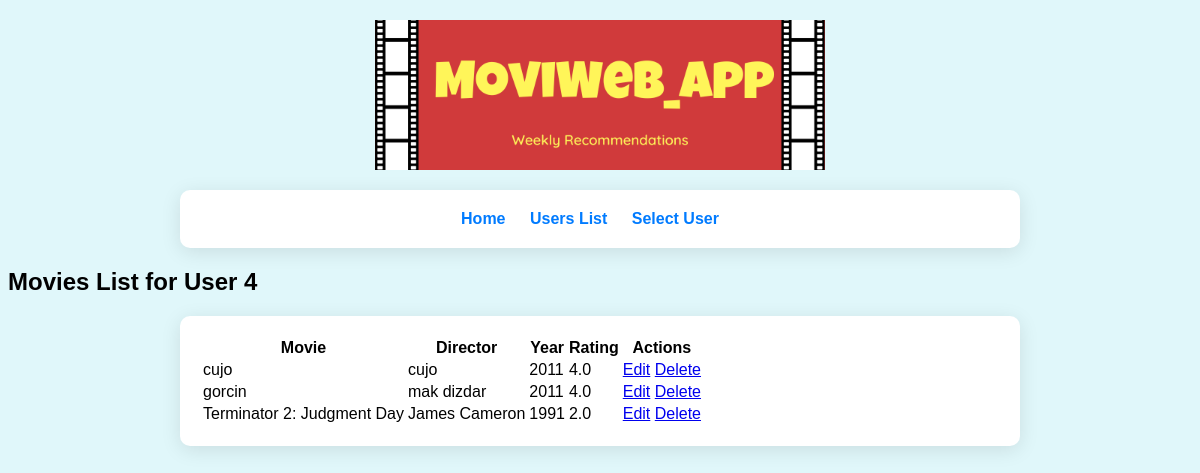
/user/4/movies, run on an earlier commit of the app's database.
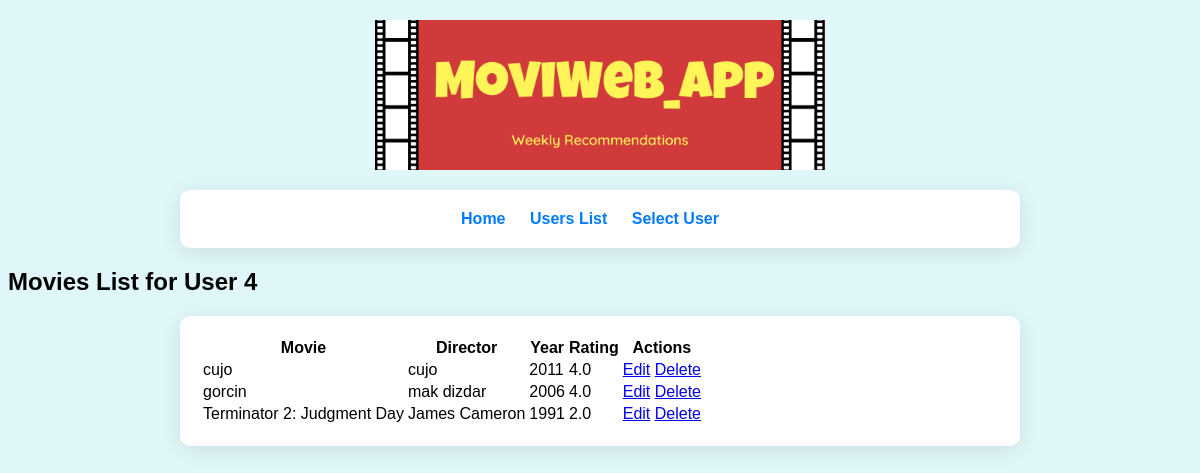
And on a later commit of the database.
### modelsDB.py (models this page shows)
class Movie(db.Model):
    id = db.Column(db.Integer, primary_key=True)
    name = db.Column(db.String(100), nullable=False)
    director = db.Column(db.String(100), nullable=False)
    year = db.Column(db.Integer, nullable=False)
    rating = db.Column(db.Float, nullable=False)
    user_id = db.Column(db.Integer, db.ForeignKey('user.id'), nullable=False)

### app.py (the view)
    @app.route('/user/<int:user_id>/movies')
    def user_movies(user_id):
        movies = data_manager.get_user_movies(user_id)
        return render_template('movies.html', movies=movies, user_id=user_id)

### datamanager/sqlite_data_manager.py (called while the page is built)
    def get_user_movies(self, user_id):
        with current_app.app_context():
            user = User.query.get(user_id)
            return user.movies if user else []

### templates/movies.html (shortened to what this page needs)
<!DOCTYPE html>
<html lang="en">
<head>
    <link rel="stylesheet" href="{{ url_for('static', filename='styles.css') }}">
</head>
<body>
<header>
    <img src="{{ url_for('static', filename='header_logo.png') }}" alt="Header Logo" class="header-logo">
</header>
    <div class="nav-container">
            <nav>
                <ul class="nav-list">
                    <li><a href="{{ url_for('home') }}">Home</a></li>
                    <li><a href="{{ url_for('list_users') }}">Users List</a></li>
                    <li><a href="{{ url_for('select_user') }}">Select User</a></li>
                </ul>
            </nav>
        </div>
    <h2>Movies List for User {{ user_id }}</h2>
<div class="nav-container">
    <table class="user-table">
        <thead>
            <tr>
                <th>Movie</th>
                <th>Director</th>
                <th>Year</th>
                <th>Rating</th>
                <th>Actions</th>
            </tr>
        </thead>
        <tbody>
            {% for movie in movies %}
                <tr>
                    <td>{{ movie.name }}</td>
                    <td>{{ movie.director }}</td>
                    <td>{{ movie.year }}</td>
                    <td>{{ movie.rating }}</td>
                    <td>
                        <a href="{{ url_for('update_movie', user_id=user_id, movie_id=movie.id) }}">Edit</a>
                        <a href="{{ url_for('delete_movie', user_id=user_id, movie_id=movie.id) }}">Delete</a>
                    </td>
                </tr>
            {% endfor %}
        </tbody>
    </table>
</div>
</body>
</html>

What changed in the data, as far as the page shows it:
changed Movie "gorcin": year "2011" → "2006"
